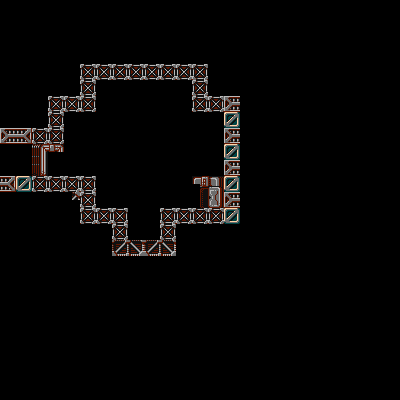

Below is a game level as drawn by its tile map, then a one-line description and the .tmx file that defines it, in full:
An orthogonal 50x50 tile map with 8x8 px tiles, 1 tile layer (Tile Layer 1).

<map version="1.5" tiledversion="1.7.2" orientation="orthogonal" renderorder="right-down" width="50" height="50" tilewidth="8" tileheight="8" infinite="0" nextlayerid="2" nextobjectid="1">
 <editorsettings>
  <export target="map3.csv" format="csv" />
 </editorsettings>
 <tileset firstgid="1" source="map2.tsx" />
 <layer id="1" name="Tile Layer 1" width="50" height="50">
  <data encoding="csv">
0,0,0,0,0,0,0,0,0,0,0,0,0,0,0,0,0,0,0,0,0,0,0,0,0,0,0,0,0,0,0,0,0,0,0,0,0,0,0,0,0,0,0,0,0,0,0,0,0,0,
0,0,0,0,0,0,0,0,0,0,0,0,0,0,0,0,0,0,0,0,0,0,0,0,0,0,0,0,0,0,0,0,0,0,0,0,0,0,0,0,0,0,0,0,0,0,0,0,0,0,
0,0,0,0,0,0,0,0,0,0,0,0,0,0,0,0,0,0,0,0,0,0,0,0,0,0,0,0,0,0,0,0,0,0,0,0,0,0,0,0,0,0,0,0,0,0,0,0,0,0,
0,0,0,0,0,0,0,0,0,0,0,0,0,0,0,0,0,0,0,0,0,0,0,0,0,0,0,0,0,0,0,0,0,0,0,0,0,0,0,0,0,0,0,0,0,0,0,0,0,0,
0,0,0,0,0,0,0,0,0,0,0,0,0,0,0,0,0,0,0,0,0,0,0,0,0,0,0,0,0,0,0,0,0,0,0,0,0,0,0,0,0,0,0,0,0,0,0,0,0,0,
0,0,0,0,0,0,0,0,0,0,0,0,0,0,0,0,0,0,0,0,0,0,0,0,0,0,0,0,0,0,0,0,0,0,0,0,0,0,0,0,0,0,0,0,0,0,0,0,0,0,
0,0,0,0,0,0,0,0,0,0,0,0,0,0,0,0,0,0,0,0,0,0,0,0,0,0,0,0,0,0,0,0,0,0,0,0,0,0,0,0,0,0,0,0,0,0,0,0,0,0,
0,0,0,0,0,0,0,0,0,0,0,0,0,0,0,0,0,0,0,0,0,0,0,0,0,0,0,0,0,0,0,0,0,0,0,0,0,0,0,0,0,0,0,0,0,0,0,0,0,0,
0,0,0,0,0,0,0,0,0,0,42507,42508,42509,42510,42511,42512,42513,42514,42515,42516,42517,42518,42519,42520,42521,42522,0,0,0,0,0,0,0,0,0,0,0,0,0,0,0,0,0,0,0,0,0,0,0,0,
0,0,0,0,0,0,0,0,0,0,42763,42764,42765,42766,42767,42768,42769,42770,42771,42772,42773,42774,42775,42776,42777,42778,0,0,0,0,0,0,0,0,0,0,0,0,0,0,0,0,0,0,0,0,0,0,0,0,
0,0,0,0,0,0,0,0,0,0,43019,43020,0,0,0,0,0,0,0,0,0,0,0,0,43033,43034,0,0,0,0,0,0,0,0,0,0,0,0,0,0,0,0,0,0,0,0,0,0,0,0,
0,0,0,0,0,0,0,0,0,0,43275,43276,0,0,0,0,0,0,0,0,0,0,0,0,43289,43290,0,0,0,0,0,0,0,0,0,0,0,0,0,0,0,0,0,0,0,0,0,0,0,0,
0,0,0,0,0,0,43527,43528,43529,43530,43531,43532,0,0,0,0,0,0,0,0,0,0,0,0,43545,43546,43547,43548,43549,43550,0,0,0,0,0,0,0,0,0,0,0,0,0,0,0,0,0,0,0,0,
0,0,0,0,0,0,43783,43784,43785,43786,43787,43788,0,0,0,0,0,0,0,0,0,0,0,0,43801,43802,43803,43804,43805,43806,0,0,0,0,0,0,0,0,0,0,0,0,0,0,0,0,0,0,0,0,
0,0,0,0,0,0,44039,44040,0,0,0,0,0,0,0,0,0,0,0,0,0,0,0,0,0,0,0,0,44061,44062,0,0,0,0,0,0,0,0,0,0,0,0,0,0,0,0,0,0,0,0,
0,0,0,0,0,0,44295,44296,0,0,0,0,0,0,0,0,0,0,0,0,0,0,0,0,0,0,0,0,44317,44318,0,0,0,0,0,0,0,0,0,0,0,0,0,0,0,0,0,0,0,0,
44545,44546,44547,44548,44549,44550,44551,44552,0,0,0,0,0,0,0,0,0,0,0,0,0,0,0,0,0,0,0,0,44573,44574,0,0,0,0,0,0,0,0,0,0,0,0,0,0,0,0,0,0,0,0,
44801,44802,44803,44804,44805,44806,44807,44808,0,0,0,0,0,0,0,0,0,0,0,0,0,0,0,0,0,0,0,0,44829,44830,0,0,0,0,0,0,0,0,0,0,0,0,0,0,0,0,0,0,0,0,
0,0,0,0,45061,45062,45063,45064,0,0,0,0,0,0,0,0,0,0,0,0,0,0,0,0,0,0,0,0,45085,45086,0,0,0,0,0,0,0,0,0,0,0,0,0,0,0,0,0,0,0,0,
0,0,0,0,45317,45318,0,0,0,0,0,0,0,0,0,0,0,0,0,0,0,0,0,0,0,0,0,0,45341,45342,0,0,0,0,0,0,0,0,0,0,0,0,0,0,0,0,0,0,0,0,
0,0,0,0,45573,45574,0,0,0,0,0,0,0,0,0,0,0,0,0,0,0,0,0,0,0,0,0,0,45597,45598,0,0,0,0,0,0,0,0,0,0,0,0,0,0,0,0,0,0,0,0,
0,0,0,0,45829,45830,0,0,0,0,0,0,0,0,0,0,0,0,0,0,0,0,0,0,0,0,0,0,45853,45854,0,0,0,0,0,0,0,0,0,0,0,0,0,0,0,0,0,0,0,0,
46081,46082,46083,46084,46085,46086,46087,46088,46089,46090,46091,46092,0,0,0,0,0,0,0,0,0,0,0,0,46105,46106,46107,46108,46109,46110,0,0,0,0,0,0,0,0,0,0,0,0,0,0,0,0,0,0,0,0,
46337,46338,46339,46340,46341,46342,46343,46344,46345,46346,46347,46348,0,0,0,0,0,0,0,0,0,0,0,0,0,46362,46363,46364,46365,46366,0,0,0,0,0,0,0,0,0,0,0,0,0,0,0,0,0,0,0,0,
0,0,0,0,0,0,0,0,0,46602,46603,46604,0,0,0,0,0,0,0,0,0,0,0,0,0,46618,46619,46620,46621,46622,0,0,0,0,0,0,0,0,0,0,0,0,0,0,0,0,0,0,0,0,
0,0,0,0,0,0,0,0,0,0,46859,46860,0,0,0,0,0,0,0,0,0,0,0,0,0,46874,46875,46876,46877,46878,0,0,0,0,0,0,0,0,0,0,0,0,0,0,0,0,0,0,0,0,
0,0,0,0,0,0,0,0,0,0,47115,47116,47117,47118,47119,47120,0,0,0,0,47125,47126,47127,47128,47129,47130,47131,47132,47133,47134,0,0,0,0,0,0,0,0,0,0,0,0,0,0,0,0,0,0,0,0,
0,0,0,0,0,0,0,0,0,0,47371,47372,47373,47374,47375,47376,0,0,0,0,47381,47382,47383,47384,47385,47386,47387,47388,47389,47390,0,0,0,0,0,0,0,0,0,0,0,0,0,0,0,0,0,0,0,0,
0,0,0,0,0,0,0,0,0,0,0,0,0,0,47631,47632,0,0,0,0,47637,47638,0,0,0,0,0,0,0,0,0,0,0,0,0,0,0,0,0,0,0,0,0,0,0,0,0,0,0,0,
0,0,0,0,0,0,0,0,0,0,0,0,0,0,47887,47888,0,0,0,0,47893,47894,0,0,0,0,0,0,0,0,0,0,0,0,0,0,0,0,0,0,0,0,0,0,0,0,0,0,0,0,
0,0,0,0,0,0,0,0,0,0,0,0,0,0,48143,48144,48145,48146,48147,48148,48149,48150,0,0,0,0,0,0,0,0,0,0,0,0,0,0,0,0,0,0,0,0,0,0,0,0,0,0,0,0,
0,0,0,0,0,0,0,0,0,0,0,0,0,0,48399,48400,48401,48402,48403,48404,48405,48406,0,0,0,0,0,0,0,0,0,0,0,0,0,0,0,0,0,0,0,0,0,0,0,0,0,0,0,0,
0,0,0,0,0,0,0,0,0,0,0,0,0,0,0,0,0,0,0,0,0,0,0,0,0,0,0,0,0,0,0,0,0,0,0,0,0,0,0,0,0,0,0,0,0,0,0,0,0,0,
0,0,0,0,0,0,0,0,0,0,0,0,0,0,0,0,0,0,0,0,0,0,0,0,0,0,0,0,0,0,0,0,0,0,0,0,0,0,0,0,0,0,0,0,0,0,0,0,0,0,
0,0,0,0,0,0,0,0,0,0,0,0,0,0,0,0,0,0,0,0,0,0,0,0,0,0,0,0,0,0,0,0,0,0,0,0,0,0,0,0,0,0,0,0,0,0,0,0,0,0,
0,0,0,0,0,0,0,0,0,0,0,0,0,0,0,0,0,0,0,0,0,0,0,0,0,0,0,0,0,0,0,0,0,0,0,0,0,0,0,0,0,0,0,0,0,0,0,0,0,0,
0,0,0,0,0,0,0,0,0,0,0,0,0,0,0,0,0,0,0,0,0,0,0,0,0,0,0,0,0,0,0,0,0,0,0,0,0,0,0,0,0,0,0,0,0,0,0,0,0,0,
0,0,0,0,0,0,0,0,0,0,0,0,0,0,0,0,0,0,0,0,0,0,0,0,0,0,0,0,0,0,0,0,0,0,0,0,0,0,0,0,0,0,0,0,0,0,0,0,0,0,
0,0,0,0,0,0,0,0,0,0,0,0,0,0,0,0,0,0,0,0,0,0,0,0,0,0,0,0,0,0,0,0,0,0,0,0,0,0,0,0,0,0,0,0,0,0,0,0,0,0,
0,0,0,0,0,0,0,0,0,0,0,0,0,0,0,0,0,0,0,0,0,0,0,0,0,0,0,0,0,0,0,0,0,0,0,0,0,0,0,0,0,0,0,0,0,0,0,0,0,0,
0,0,0,0,0,0,0,0,0,0,0,0,0,0,0,0,0,0,0,0,0,0,0,0,0,0,0,0,0,0,0,0,0,0,0,0,0,0,0,0,0,0,0,0,0,0,0,0,0,0,
0,0,0,0,0,0,0,0,0,0,0,0,0,0,0,0,0,0,0,0,0,0,0,0,0,0,0,0,0,0,0,0,0,0,0,0,0,0,0,0,0,0,0,0,0,0,0,0,0,0,
0,0,0,0,0,0,0,0,0,0,0,0,0,0,0,0,0,0,0,0,0,0,0,0,0,0,0,0,0,0,0,0,0,0,0,0,0,0,0,0,0,0,0,0,0,0,0,0,0,0,
0,0,0,0,0,0,0,0,0,0,0,0,0,0,0,0,0,0,0,0,0,0,0,0,0,0,0,0,0,0,0,0,0,0,0,0,0,0,0,0,0,0,0,0,0,0,0,0,0,0,
0,0,0,0,0,0,0,0,0,0,0,0,0,0,0,0,0,0,0,0,0,0,0,0,0,0,0,0,0,0,0,0,0,0,0,0,0,0,0,0,0,0,0,0,0,0,0,0,0,0,
0,0,0,0,0,0,0,0,0,0,0,0,0,0,0,0,0,0,0,0,0,0,0,0,0,0,0,0,0,0,0,0,0,0,0,0,0,0,0,0,0,0,0,0,0,0,0,0,0,0,
0,0,0,0,0,0,0,0,0,0,0,0,0,0,0,0,0,0,0,0,0,0,0,0,0,0,0,0,0,0,0,0,0,0,0,0,0,0,0,0,0,0,0,0,0,0,0,0,0,0,
0,0,0,0,0,0,0,0,0,0,0,0,0,0,0,0,0,0,0,0,0,0,0,0,0,0,0,0,0,0,0,0,0,0,0,0,0,0,0,0,0,0,0,0,0,0,0,0,0,0,
0,0,0,0,0,0,0,0,0,0,0,0,0,0,0,0,0,0,0,0,0,0,0,0,0,0,0,0,0,0,0,0,0,0,0,0,0,0,0,0,0,0,0,0,0,0,0,0,0,0,
0,0,0,0,0,0,0,0,0,0,0,0,0,0,0,0,0,0,0,0,0,0,0,0,0,0,0,0,0,0,0,0,0,0,0,0,0,0,0,0,0,0,0,0,0,0,0,0,0,0
</data>
 </layer>
</map>
